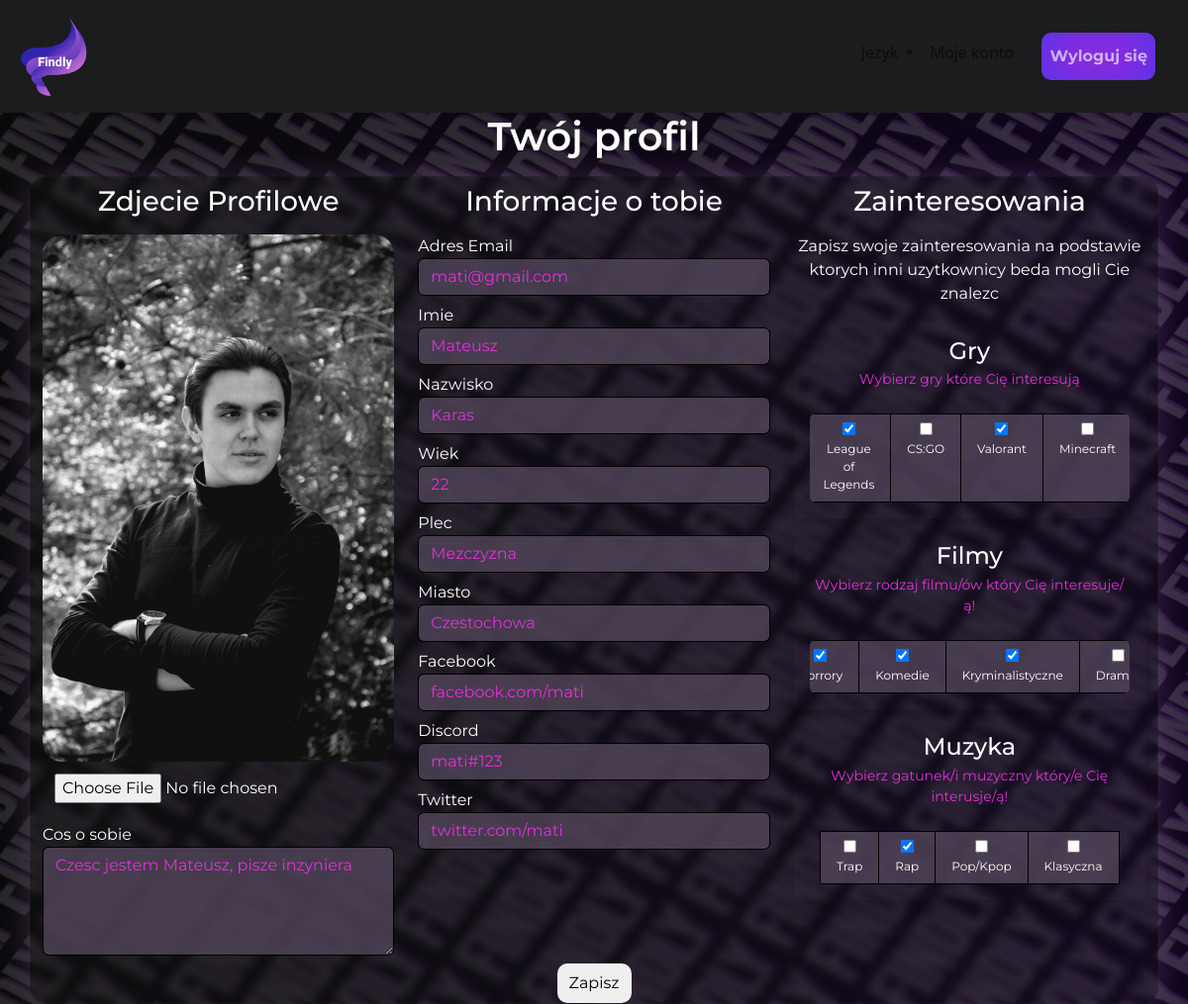
/editProfile.php (signed in), run on the app's committed database.
### tables this page shows
CREATE TABLE `users` (
  `user_id` int(11) NOT NULL,
  `unique_id` int(200) NOT NULL,
  `fname` varchar(255) NOT NULL,
  `lname` varchar(255) NOT NULL,
  `email` varchar(255) NOT NULL,
  `password` varchar(255) NOT NULL,
  `img` varchar(400) NOT NULL,
  `about` varchar(400) NOT NULL,
  `age` int(2) NOT NULL,
  `gender` varchar(255) NOT NULL,
  `city` varchar(255) NOT NULL,
  `fb` varchar(255) NOT NULL,
  `twitter` varchar(255) NOT NULL,
  `dc` varchar(255) NOT NULL,
  `status` varchar(255) NOT NULL,
  `lol` tinyint(1) DEFAULT 0,
  `cs` tinyint(1) DEFAULT 0,
  `val` tinyint(1) DEFAULT 0,
  `mc` tinyint(1) DEFAULT 0,
  `horror` tinyint(1) DEFAULT 0,
  `comedy` tinyint(1) DEFAULT 0,
  `crime` tinyint(1) DEFAULT 0,
  `drama` tinyint(1) DEFAULT 0,
  `trap` tinyint(1) DEFAULT 0,
  `rap` tinyint(1) DEFAULT 0,
  `pop` tinyint(1) DEFAULT 0,
  `classic` tinyint(1) DEFAULT 0
);

### editProfile.php (the view, shortened to what this page needs)
<?php include_once "header.php";
      include_once "./backend/config.php"; ?>
  <body>
  <?php
            $sql = mysqli_query($conn, "SELECT * FROM users WHERE unique_id = {$_SESSION['unique_id']}");
            if(mysqli_num_rows($sql) > 0){
              $row = mysqli_fetch_assoc($sql);
              $jpg = $row['img'];
              if($jpg === "") {
                $jpg = "https://via.placeholder.com/150";
              }  else {
                $jpg = './img/'.$row['img'];
              }
            }
          ?>
    <?php
    include './static/navbar.php';
     ?>
    <div class=" editProfileTitle">
      <h1 class="text-center"
      style="font-size: 5vh;
      font-family: 'Montserrat';
      font-weight: 600;" >Twój profil</h1>
    <form action="" method="POST" enctype="multipart/form-data" autocomplete="off" class="editForm">
    <div class="container d-flex flex-row justify-content-center editProfile">
      <div class="row">
        <div class="col-sm-12 col-md-4 d-flex edit_first flex-column">
            <div class="form-group d-flex flex-column">
              <label for="imageInput"><h3 style="text-align: center;">Zdjecie Profilowe</h3></label>
              <img src="<?php echo $jpg ?>" alt="zdjecie profilowe"/>
              <input
                type="file"
                class="form-control-file"
                name="file"
              />
            </div>
            <div class="form-group mb-2 mt-2">
              <label for="aboutMe">Cos o sobie</label>
              <textarea
              class="form-control"
              rows="4"
              maxlength="176"
              name="aboutMe"><?php echo $row['about']?></textarea>
            </div>
        </div>
        <div class="col-sm-12 col-md-4 edit_second">
            <h3 class="text-center"> Informacje o tobie</h3>
            <div class="form-group mb-2 mt-2">
              <label for="emailInput">Adres Email</label>
              <input
                type="text"
                class="form-control"
                placeholder="email@gmail.com"
                name="email"
                value="<?php echo $row['email']?>"
              />
            </div>
            <div class="form-group mb-2 mt-2">
              <label for="inputName">Imie</label>
              <input
                type="text "
                class="form-control"
                name="inputName"
                placeholder="Imie"
                value="<?php echo $row['fname']?>"
              />
            </div>
            <div class="form-group mb-2 mt-2">
              <label for="inputLastName">Nazwisko</label>
              <input
                type="text "
                class="form-control"
                name="inputLastName"
                placeholder="Nazwisko"
                value="<?php echo $row['lname']?>"
              />
            </div>
            <div class="form-group mb-2 mt-2">
              <label for="inputAge">Wiek</label>
              <input
                type="number"
                class="form-control"
                name="inputAge"
                placeholder="Wiek"
                min="18"
                max="99"
                value="<?php
                if ($row['age'] < 18) {
                  echo 18;
                } else
                echo $row['age']?>"
              />
            </div>
            <div class="form-group mb-2 mt-2">
              <label for="inputGender">Plec</label>
              <select class="form-control" id="inputGender" name="inputGender">
                <option <?php
                if($row['gender'] === "Mezczyzna")
                {
                  echo "selected";
                }?> value="Mezczyzna">Mezczyzna</option>
              </select>
            </div>
            <div class="form-group mb-2 mt-2">
              <label for="inputCity">Miasto</label>
              <input
                type="text"
                class="form-control"
                name="inputCity"
                placeholder="Miasto"
                value="<?php echo $row['city']?>"
              />
            </div>
            <div class="form-group mb-2 mt-2">
              <label for="inputFb">Facebook</label>
              <input
                type="text"
                class="form-control"
                name="inputFb"
                placeholder="link do profilu fb"
                value="<?php echo $row['fb']?>"
              />
            </div>
            <div class="form-group mb-2 mt-2">
              <label for="inputDc">Discord</label>
              <input
                type="text"
                class="form-control"
                name="inputDc"
                placeholder="Nazwa oraz # uzytkownika discord"
                value="<?php echo $row['dc']?>"
              />
            </div>
            <div class="form-group mb-2 mt-2">
              <label for="inputTt">Twitter</label>
              <input
                type="text"
                class="form-control"
                name="inputTt"
                placeholder="Link do profilu Twitter"
                value="<?php echo $row['twitter']?>"
              />
            </div>
        </div>
        <div class="col-sm-12 col-md-4">
            <h3 class="text-center">Zainteresowania</h3>
            <p class="text-center"> Zapisz swoje zainteresowania na podstawie ktorych
              inni uzytkownicy beda mogli Cie znalezc
            </p>
            <div class="card shadow border-0 mb-2">
              <div class="card-body p-3">
                  <h2 class="h4 mb-1">Gry</h2>
                  <p class="small text-muted font-italic mb-4">Wybierz gry które Cię interesują</p>
                  <ul class="list-group list-group-horizontal-xl mx-auto">
                      <li class="list-group-item rounded-0">
                          <div class="custom-control custom-checkbox">
                              <input class="custom-control-input" id="LoL" type="checkbox" name="checkLOL"
                              <?php if($row['lol'] == 1){
                                echo "checked";
                              } ?> >
                              <label class="cursor-pointer font-italic d-block custom-control-label" for="LoL">League of Legends</label>
                          </div>
                      </li>
                      <li class="list-group-item">
                          <div class="custom-control custom-checkbox">
                              <input class="custom-control-input" id="cS" type="checkbox" name="checkCS"
                              <?php if($row['cs'] == 1){
                                echo "checked";
                              } ?>
                              >
                              <label class="cursor-pointer font-italic d-block custom-control-label" for="cS">CS:GO</label>
                          </div>
                      </li>
                      <li class="list-group-item">
                          <div class="custom-control custom-checkbox">
                              <input class="custom-control-input" id="val" type="checkbox" name="checkVAL"
                              <?php if($row['val'] == 1){
                                echo "checked";
                              } ?>
                              >
                              <label class="cursor-pointer font-italic d-block custom-control-label" for="val">Valorant</label>
                          </div>
                      </li>
                      <li class="list-group-item">
                          <div class="custom-control custom-checkbox">
                              <input class="custom-control-input" id="mc" type="checkbox" name="checkMC"
                              <?php if($row['mc'] == 1){
                                echo "checked";
                              } ?>
                              >
                              <label class="cursor-pointer font-italic d-block custom-control-label" for="mc">Minecraft</label>
                          </div>
                      </li>
                  </ul>
              </div>
          </div>
            <div class="card shadow border-0 mb-2">
              <div class="card-body p-3">
                  <h2 class="h4 mb-1">Filmy</h2>
                  <p class="small text-muted font-italic mb-4">Wybierz rodzaj filmu/ów który Cię interesuje/ą!</p>
                  <ul class="list-group list-group-horizontal-xl mx-auto">
                      <li class="list-group-item rounded-0">
                          <div class="custom-control custom-checkbox">
                              <input class="custom-control-input" id="horror" type="checkbox" name="checkHorror"
                              <?php if($row['horror'] == 1){
                                echo "checked";
                              } ?>>
                              <label class="cursor-pointer font-italic d-block custom-control-label" for="horror">Horrory</label>
                          </div>
                      </li>
                      <li class="list-group-item">
                          <div class="custom-control custom-checkbox">
                              <input class="custom-control-input" id="komedia" type="checkbox" name="checkComedy"
                              <?php if($row['comedy'] == 1){
                                echo "checked";
                              } ?>
                              >
                              <label class="cursor-pointer font-italic d-block custom-control-label" for="komedia">Komedie</label>
                          </div>
                      </li>
                      <li class="list-group-item">
                          <div class="custom-control custom-checkbox">
                              <input class="custom-control-input" id="kryminal" type="checkbox" name="checkCrime"
                              <?php if($row['crime'] == 1){
                                echo "checked";
                              } ?>
                              >
                              <label class="cursor-pointer font-italic d-block custom-control-label" for="kryminal">Kryminalistyczne</label>
                          </div>
                      </li>
                      <li class="list-group-item">
                          <div class="custom-control custom-checkbox">
                              <input class="custom-control-input" id="dramat" type="checkbox" name="checkDrama"
                              <?php if($row['drama'] == 1){
                                echo "checked";
                              } ?>
                              >
                              <label class="cursor-pointer font-italic d-block custom-control-label" for="dramat">Dramat</label>
                          </div>
                      </li>
                  </ul>
              </div>
          </div>
            <div class="card shadow border-0 mb-2">
              <div class="card-body p-3">
                  <h2 class="h4 mb-1">Muzyka</h2>
                  <p class="small text-muted font-italic mb-4">Wybierz gatunek/i muzyczny który/e Cię interusje/ą!</p>
                  <ul class="list-group list-group-horizontal-xl mx-auto">
                      <li class="list-group-item rounded-0">
                          <div class="custom-control custom-checkbox">
                              <input class="custom-control-input" id="trap" type="checkbox" name="checkTrap"
                              <?php if($row['trap'] == 1){
                                echo "checked";
                              } ?>
                              >
                              <label class="cursor-pointer font-italic d-block custom-control-label" for="trap">Trap</label>
                          </div>
                      </li>
                      <li class="list-group-item">
                          <div class="custom-control custom-checkbox">
                              <input class="custom-control-input" id="rap" type="checkbox" name="checkRap"
                              <?php if($row['rap'] == 1){
                                echo "checked";
                              } ?>
                              >
                              <label class="cursor-pointer font-italic d-block custom-control-label" for="rap">Rap</label>
                          </div>
                      </li>
                      <li class="list-group-item">
                          <div class="custom-control custom-checkbox">
                              <input class="custom-control-input" id="pop" type="checkbox" name="checkPop"
                              <?php if($row['pop'] == 1){
                                echo "checked";
                              } ?>
                              >
                              <label class="cursor-pointer font-italic d-block custom-control-label" for="pop">Pop/Kpop</label>
                          </div>
                      </li>
                      <li class="list-group-item">
                          <div class="custom-control custom-checkbox">
                              <input class="custom-control-input" id="klaszyczna" type="checkbox" name="checkClassic"
                              <?php if($row['classic'] == 1){
                                echo "checked";
                              } ?>
                              >
                              <label class="cursor-pointer font-italic d-block custom-control-label" for="klaszyczna">Klasyczna</label>
                          </div>
                      </li>
                  </ul>
              </div>
            </div>
              </div>
            <div class="field button">
              <input type="submit" name="submit" value="Zapisz">
            </div>
      </div>
    </div>
    </form>
    </div>
  </body>
</html>

### data on the page
users: img (picture), aboutMe "Czesc jestem Mateusz, pisze inzyniera", email "mati@gmail.com", inputName "Mateusz", inputLastName "Karas", inputAge "22", inputGender "Mezczyzna", inputCity "Czestochowa", inputFb "facebook.com/mati", inputDc "mati#123", inputTt "twitter.com/mati", lol "☑", val "☑", horror "☑", comedy "☑", crime "☑", rap "☑"
